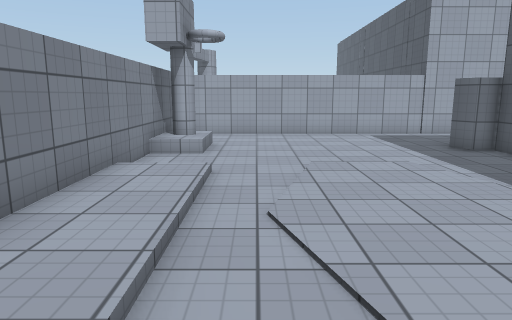
View 1 (above)

12 first-person views from a walk through a scene from a Unity 3-D project. The camera is 1.5 m above the floor, tilts 10° down and sees 70° across. The floor is counted in squares, 1 m on a side. Each view is taken from the middle of a square. On the plan, view 1 faces up. The plan holds only what a view shows up to about 16 squares ahead; the rest is blank. The place goes on beyond the plan. Some animated figures are left out. Surface patterns are stand-ins for the level's own textures.

View 2
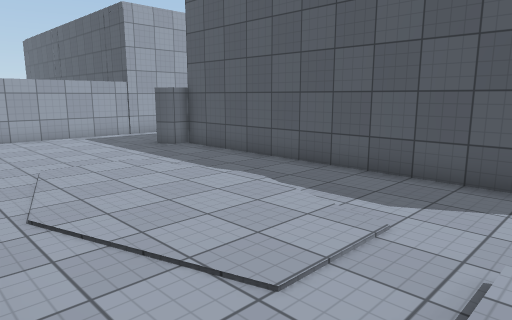

View 3
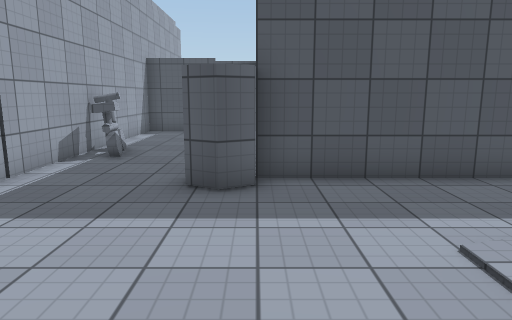

View 4
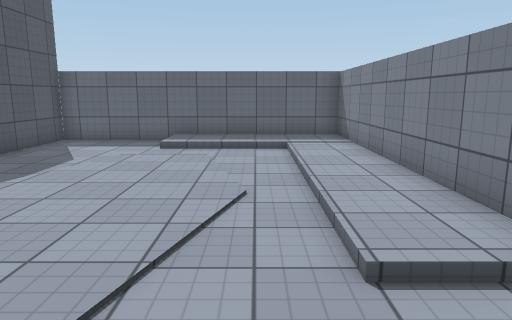

View 5
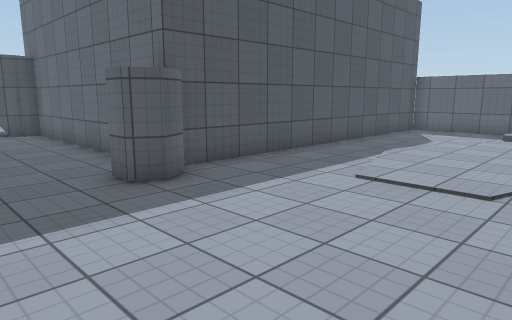

View 6
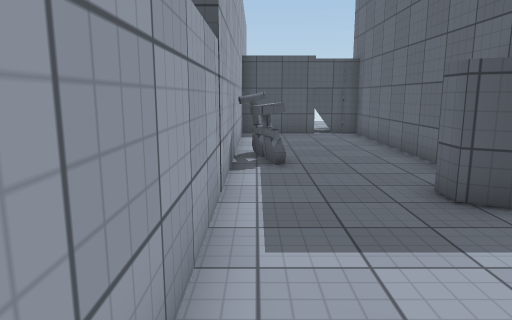

View 7
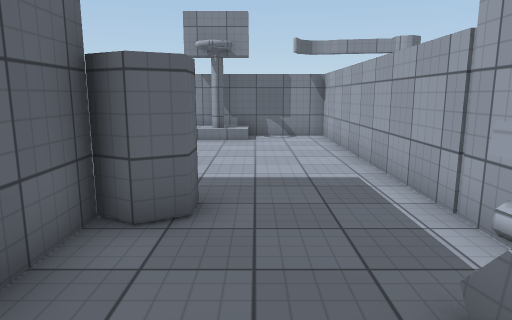

View 8
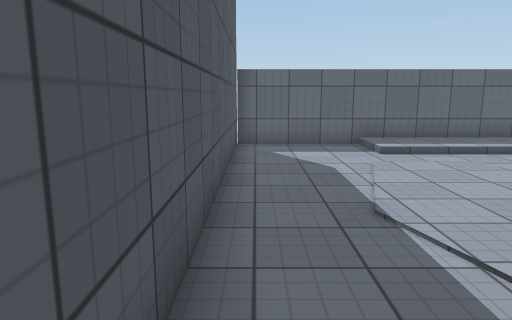

View 9
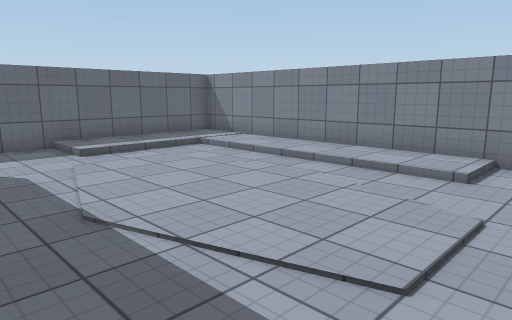

View 10
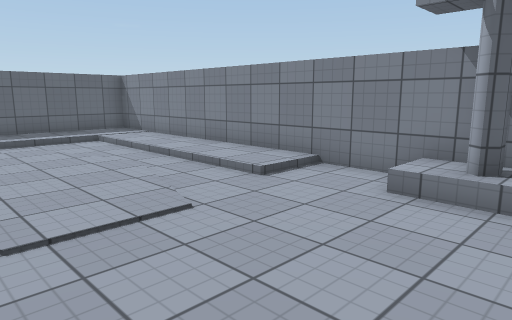

View 11
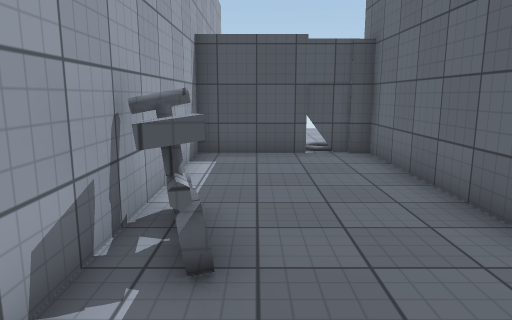

View 12
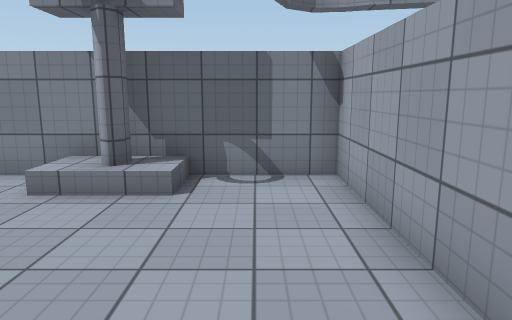

### Floor plan
Key: @ floor where view 1 was taken; # wall or solid block; . main floor; : floor 0.25 m higher than the main floor; / step, stairs or slope; = window, fence, low wall or low ledge; O other object.
Columns run from 3 left of view 1 to 16 right of it. Each row starts with its distance up from view 1.
 15 ####################
 14 #...........OO=....#
 13 #..................#
 12 #..................#
 11 ##.......##........#
 10 #O.......###########
  9 #.........#
  8 #.........#
  7 #//.......#
  6 #:/.......#
  5 #:/.......#
  4 #:/.......#
  3 #:/.......#
  2 #:/.......#
  1 #:/.......#
  0 #:/@......#
 -1 #:::::/...#
 -2 #:::::/...#
 -3 ###########

Where each view was taken, in squares from view 1:
view 1: 0 up, 0 right, facing up
view 2: 1 down, 1 left, facing up-right
view 3: 10 up, 0 right, facing right
view 4: 10 up, 0 right, facing down
view 5: 14 up, 0 right, facing down-right
view 6: 14 up, 1 right, facing right
view 7: 12 up, 11 right, facing left
view 8: 9 up, 6 right, facing down
view 9: 9 up, 6 right, facing down-left
view 10: 12 up, 4 right, facing down-left
view 11: 13 up, 6 right, facing right
view 12: 13 up, 4 right, facing left
